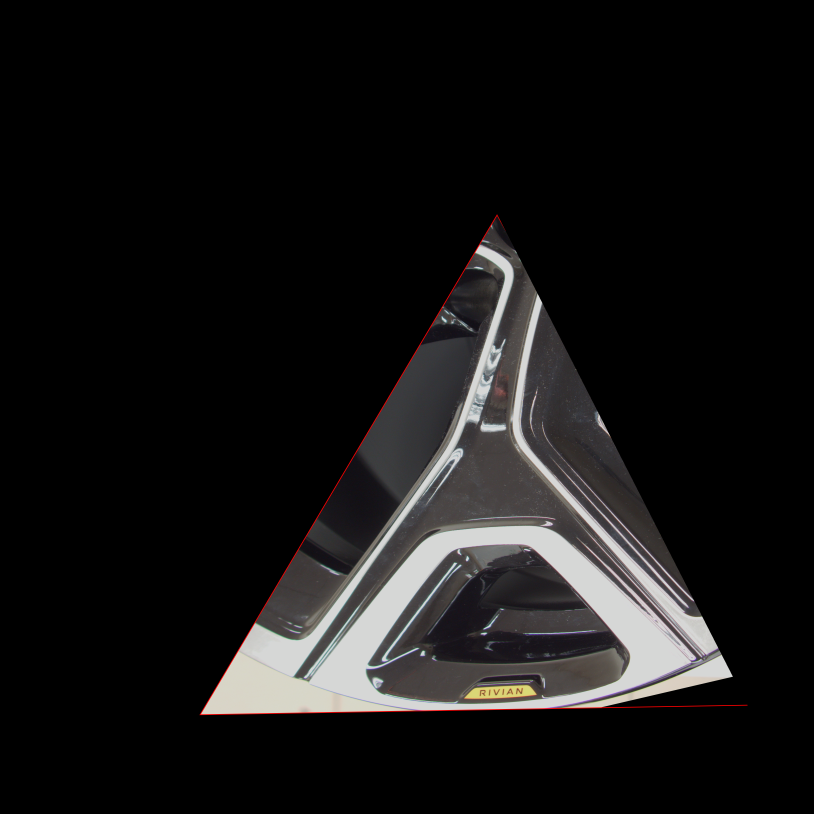
#> input picture roi/image_2_t_roi.png, 4069 x 4069 px, given as the content of the folder ./transformation/, which was not available (shown at 1/5 size)
$ python get_roi.py
#> lines starting #> are read from the running program, lines starting #| are printed output that depends on the picture; after the words box and inside, x2 and y2 are one past the last pixel; in counts of white or black regions, pixels touching at a corner belong together; pictures that were not available may be replaced by others from this repository, and a replacement may not be noted
import os
import cv2
import numpy as np
from math import cos, sin
import matplotlib.pyplot as plt

def show_xy(event,x,y,flags,userdata):
    if (event != 0):
        print(event,x,y,flags)

path = './transformation/'
pic_list = []

for root,dirs,files in os.walk(path):
	for file in files:
		file=file.rstrip(".png")
		pic_list.append(file)

#求旋轉矩陣
theta = np.deg2rad(-60)
rot = np.array([[cos(theta), -sin(theta)], [sin(theta), cos(theta)]])

for pic in pic_list[:6]:

    img = cv2.imread(path +  pic + '.png',)
#> img is the input picture: shape (4069, 4069, 3); mean B, G, R 20.8, 20.9, 21.7


    x1 = 2470 #調整左右
    y1 = 80    #調整上下

    # x1 = 1930 #調整左右
    # y1 = 160    #調整上下

    x2 = x1 + 1700 + 85
    y2 = y1 + 2930 + 146

    # [7 lines of commented-out code are left out]
    v = np.array([x1-x2, y1-y2])
    v2 = np.dot(rot, v)

    x3 = [int(x2+v2[0]-50), int(y2+v2[1])]
    if x3[1]>4000:
        x3[1]=4000

    # 顏色 粗細 橢圓大小
    color = (0, 0, 255)
    thickness = 10
    oval_size=(1900,1850)

    # 畫橢圓
    cv2.ellipse(img, (x1,y1), oval_size,90,0,360,color,thickness)
    # 畫線
    cv2.line(img, (x1, y1), (x2, y2), color, thickness)
    cv2.line(img, x3, (x2, y2), color, thickness)
    cv2.line(img, (x1, y1), x3, color, thickness)
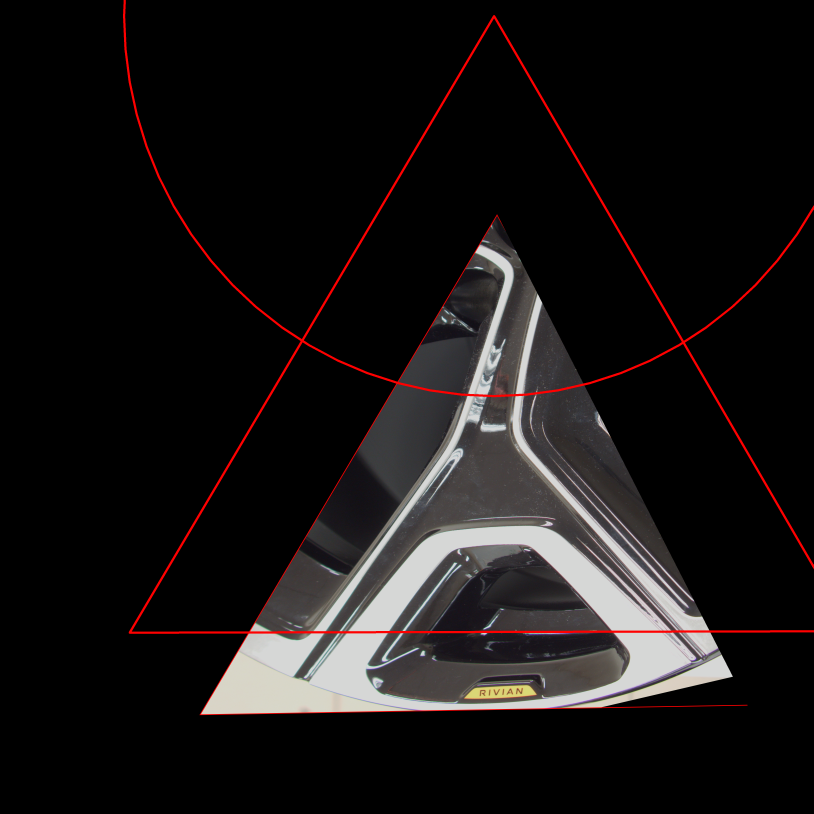
#> img: shape (4069, 4069, 3) (shown at 1/5 size); mean B, G, R 20.5, 20.6, 24.1


    img_original = cv2.cvtColor(img, cv2.COLOR_BGR2RGB)
    plt.subplot(1,2,1)
    plt.imshow(img_original)
    plt.xticks([]), plt.yticks([])
    plt.title('original image')

    # 加ROI遮罩
    mask_triangle = np.zeros((4000,4000), dtype=np.uint8)
    mask_oval = np.zeros((4000,4000), dtype=np.uint8)

    # 畫一個填充白色的橢圓遮罩
    cv2.ellipse(mask_oval, (x1,y1), oval_size, 90, 0, 360, (255), -1)
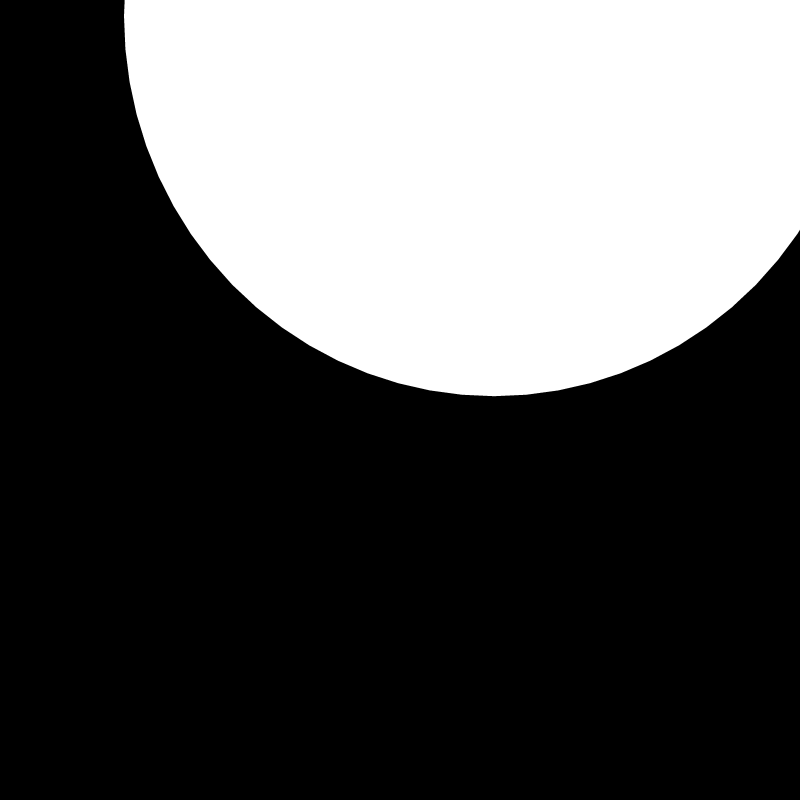
#> mask_oval: shape (4000, 4000) (shown at 1/5 size); 34.7% white; 1 white region, box (x1, y1, x2, y2) and area: (620, 0, 4000, 1981) 5557242

    # 選三個點填充白色的三角形遮罩
    x_data = np.array([x1,x2,x3[0]])
    y_data = np.array([y1,y2,x3[1]])
    pts=np.vstack((x_data,y_data)).astype(np.int32).T
    cv2.fillPoly(mask_triangle,[pts],(255),8,0)
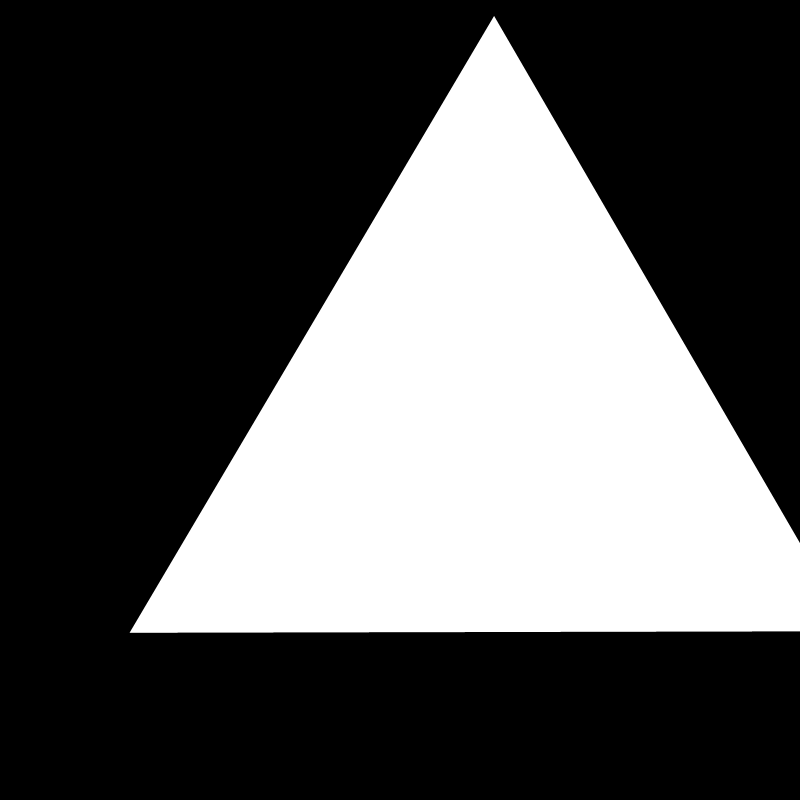
#> mask_triangle: shape (4000, 4000) (shown at 1/5 size); 34.4% white; 1 white region, box (x1, y1, x2, y2) and area: (648, 80, 4000, 3164) 5501090

    mask_triangle=cv2.bitwise_and(mask_triangle, mask_oval)
#> (the run stopped early here; a loop or call above may not have finished)
